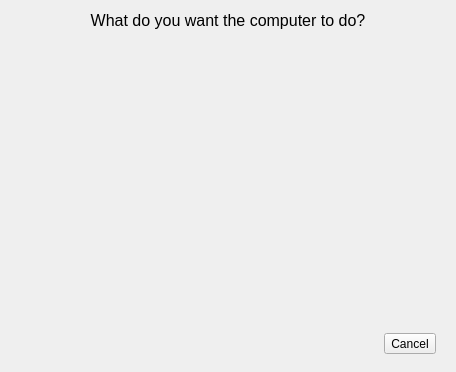
<?xml version="1.0" encoding="UTF-8"?>
<ui version="4.0">
 <class>LeaveDialog</class>
 <widget class="QDialog" name="LeaveDialog">
  <property name="geometry">
   <rect>
    <x>0</x>
    <y>0</y>
    <width>456</width>
    <height>372</height>
   </rect>
  </property>
  <property name="sizePolicy">
   <sizepolicy hsizetype="Minimum" vsizetype="Minimum">
    <horstretch>0</horstretch>
    <verstretch>0</verstretch>
   </sizepolicy>
  </property>
  <property name="windowTitle">
   <string>Leave</string>
  </property>
  <layout class="QGridLayout" name="gridLayout_2">
   <property name="bottomMargin">
    <number>9</number>
   </property>
   <property name="horizontalSpacing">
    <number>0</number>
   </property>
   <property name="verticalSpacing">
    <number>18</number>
   </property>
   <item row="3" column="0">
    <widget class="QWidget" name="widget_2" native="true">
     <layout class="QHBoxLayout" name="horizontalLayout">
      <item>
       <spacer name="horizontalSpacer">
        <property name="orientation">
         <enum>Qt::Horizontal</enum>
        </property>
        <property name="sizeHint" stdset="0">
         <size>
          <width>170</width>
          <height>20</height>
         </size>
        </property>
       </spacer>
      </item>
      <item>
       <widget class="QToolButton" name="cancelButton">
        <property name="text">
         <string>Cancel</string>
        </property>
        <property name="icon">
         <iconset theme="dialog-cancel">
          <normaloff>.</normaloff>.</iconset>
        </property>
        <property name="toolButtonStyle">
         <enum>Qt::ToolButtonTextBesideIcon</enum>
        </property>
       </widget>
      </item>
     </layout>
    </widget>
   </item>
   <item row="0" column="0">
    <widget class="QLabel" name="label">
     <property name="frameShape">
      <enum>QFrame::NoFrame</enum>
     </property>
     <property name="text">
      <string>&lt;html&gt;&lt;head/&gt;&lt;body&gt;&lt;p&gt;&lt;span style=&quot; font-size:12pt;&quot;&gt;What do you want the computer to do?&lt;/span&gt;&lt;/p&gt;&lt;/body&gt;&lt;/html&gt;</string>
     </property>
     <property name="textFormat">
      <enum>Qt::AutoText</enum>
     </property>
     <property name="alignment">
      <set>Qt::AlignCenter</set>
     </property>
    </widget>
   </item>
   <item row="1" column="0">
    <widget class="ListWidget" name="listWidget">
     <property name="contextMenuPolicy">
      <enum>Qt::NoContextMenu</enum>
     </property>
     <property name="styleSheet">
      <string notr="true">#listWidget { background-color: palette(window); }
QAbstractItemView { activate-on-singleclick: 1; }</string>
     </property>
     <property name="frameShape">
      <enum>QFrame::NoFrame</enum>
     </property>
     <property name="verticalScrollBarPolicy">
      <enum>Qt::ScrollBarAlwaysOff</enum>
     </property>
     <property name="horizontalScrollBarPolicy">
      <enum>Qt::ScrollBarAlwaysOff</enum>
     </property>
     <property name="sizeAdjustPolicy">
      <enum>QAbstractScrollArea::AdjustToContents</enum>
     </property>
     <property name="autoScroll">
      <bool>false</bool>
     </property>
     <property name="editTriggers">
      <set>QAbstractItemView::NoEditTriggers</set>
     </property>
     <property name="tabKeyNavigation">
      <bool>true</bool>
     </property>
     <property name="selectionMode">
      <enum>QAbstractItemView::NoSelection</enum>
     </property>
     <property name="iconSize">
      <size>
       <width>64</width>
       <height>64</height>
      </size>
     </property>
     <property name="textElideMode">
      <enum>Qt::ElideNone</enum>
     </property>
     <property name="flow">
      <enum>QListView::LeftToRight</enum>
     </property>
     <property name="isWrapping" stdset="0">
      <bool>true</bool>
     </property>
     <property name="spacing">
      <number>7</number>
     </property>
     <property name="uniformItemSizes">
      <bool>true</bool>
     </property>
    </widget>
   </item>
  </layout>
  <zorder>label</zorder>
  <zorder>listWidget</zorder>
  <zorder>widget_2</zorder>
 </widget>
 <customwidgets>
  <customwidget>
   <class>ListWidget</class>
   <extends>QListWidget</extends>
   <header>listwidget.h</header>
  </customwidget>
 </customwidgets>
 <resources/>
 <connections/>
</ui>
